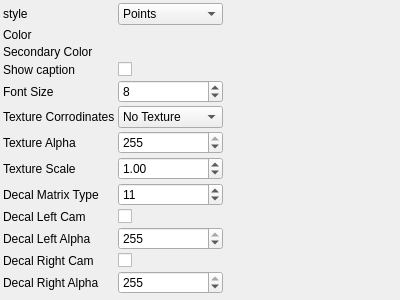
<?xml version="1.0" encoding="UTF-8"?>
<ui version="4.0">
 <class>Draw3dParametersControlWidget</class>
 <widget class="QWidget" name="Draw3dParametersControlWidget">
  <property name="geometry">
   <rect>
    <x>0</x>
    <y>0</y>
    <width>400</width>
    <height>300</height>
   </rect>
  </property>
  <property name="windowTitle">
   <string>Draw3dParameters</string>
  </property>
   <layout class="QGridLayout" name="gridLayout">
    <property name="margin">
     <number>3</number>
    </property>
    <property name="spacing">
     <number>3</number>
    </property>
    <item row="0" column="0">
     <widget class="QLabel" name="label_0">
       <property name="text">
         <string>style</string>
       </property>
     </widget>
    </item>
    <item row="0" column="1">
     <widget class="QComboBox" name="styleComboBox">
       <property name="currentIndex">
         <number>0</number>
       </property>
       <item>
        <property name="text">
         <string>Points</string>
        </property>
       </item>
       <item>
        <property name="text">
         <string>Wireframe</string>
        </property>
       </item>
       <item>
        <property name="text">
         <string>Color</string>
        </property>
       </item>
       <item>
        <property name="text">
         <string>Color 2</string>
        </property>
       </item>
       <item>
        <property name="text">
         <string>Textured</string>
        </property>
       </item>
       <property name="toolTip">
         <string>style</string>
       </property>
     </widget>
    </item>
    <item row="1" column="0">
     <widget class="QLabel" name="label_1">
       <property name="text">
         <string>Color</string>
       </property>
     </widget>
    </item>
    <item row="1" column="1">
     <widget class="RgbColorParametersControlWidget" name="colorControlWidget">
       <property name="toolTip">
         <string>Color</string>
       </property>
     </widget>
    </item>
    <item row="2" column="0">
     <widget class="QLabel" name="label_2">
       <property name="text">
         <string>Secondary Color</string>
       </property>
     </widget>
    </item>
    <item row="2" column="1">
     <widget class="RgbColorParametersControlWidget" name="secondaryColorControlWidget">
       <property name="toolTip">
         <string>Secondary Color</string>
       </property>
     </widget>
    </item>
    <item row="3" column="0">
     <widget class="QLabel" name="label_3">
       <property name="text">
         <string>Show caption</string>
       </property>
     </widget>
    </item>
    <item row="3" column="1">
     <widget class="QCheckBox" name="showCaptionCheckBox">
       <property name="toolTip">
         <string>Show caption</string>
       </property>
     </widget>
    </item>
    <item row="4" column="0">
     <widget class="QLabel" name="label_4">
       <property name="text">
         <string>Font Size</string>
       </property>
     </widget>
    </item>
    <item row="4" column="1">
     <widget class="QSpinBox" name="fontSizeSpinBox">
       <property name="toolTip">
         <string>Font Size</string>
       </property>
       <property name="minimum">
        <number>0</number>
       </property>
       <property name="maximum">
        <number>255</number>
       </property>
       <property name="singleStep">
        <number>1</number>
       </property>
       <property name="value">
        <number>8</number>
       </property>
     </widget>
    </item>
    <item row="5" column="0">
     <widget class="QLabel" name="label_5">
       <property name="text">
         <string>Texture Corrodinates</string>
       </property>
     </widget>
    </item>
    <item row="5" column="1">
     <widget class="QComboBox" name="textureCorrodinatesComboBox">
       <property name="currentIndex">
         <number>0</number>
       </property>
       <item>
        <property name="text">
         <string>No Texture</string>
        </property>
       </item>
       <item>
        <property name="text">
         <string>Auto Decide</string>
        </property>
       </item>
       <item>
        <property name="text">
         <string>Force Texture</string>
        </property>
       </item>
       <property name="toolTip">
         <string>Texture Corrodinates</string>
       </property>
     </widget>
    </item>
    <item row="6" column="0">
     <widget class="QLabel" name="label_6">
       <property name="text">
         <string>Texture Alpha</string>
       </property>
     </widget>
    </item>
    <item row="6" column="1">
     <widget class="QSpinBox" name="textureAlphaSpinBox">
       <property name="toolTip">
         <string>Texture Alpha</string>
       </property>
       <property name="minimum">
        <number>0</number>
       </property>
       <property name="maximum">
        <number>255</number>
       </property>
       <property name="singleStep">
        <number>1</number>
       </property>
       <property name="value">
        <number>255</number>
       </property>
     </widget>
    </item>
    <item row="7" column="0">
     <widget class="QLabel" name="label_7">
       <property name="text">
         <string>Texture Scale</string>
       </property>
     </widget>
    </item>
    <item row="7" column="1">
     <widget class="QDoubleSpinBox" name="textureScaleSpinBox">
       <property name="toolTip">
         <string>Texture Scale</string>
       </property>
       <property name="minimum">
        <double>0</double>
       </property>
       <property name="maximum">
        <double>2000</double>
       </property>
       <property name="singleStep">
        <double>1</double>
       </property>
       <property name="value">
        <double>1</double>
       </property>
     </widget>
    </item>
    <item row="8" column="0">
     <widget class="QLabel" name="label_8">
       <property name="text">
         <string>Decal Matrix Type</string>
       </property>
     </widget>
    </item>
    <item row="8" column="1">
     <widget class="QSpinBox" name="decalMatrixTypeSpinBox">
       <property name="toolTip">
         <string>Decal Matrix Type</string>
       </property>
       <property name="minimum">
        <number>0</number>
       </property>
       <property name="maximum">
        <number>19</number>
       </property>
       <property name="singleStep">
        <number>1</number>
       </property>
       <property name="value">
        <number>11</number>
       </property>
     </widget>
    </item>
    <item row="9" column="0">
     <widget class="QLabel" name="label_9">
       <property name="text">
         <string>Decal Left Cam</string>
       </property>
     </widget>
    </item>
    <item row="9" column="1">
     <widget class="QCheckBox" name="decalLeftCamCheckBox">
       <property name="toolTip">
         <string>Decal Left Cam</string>
       </property>
     </widget>
    </item>
    <item row="10" column="0">
     <widget class="QLabel" name="label_10">
       <property name="text">
         <string>Decal Left Alpha</string>
       </property>
     </widget>
    </item>
    <item row="10" column="1">
     <widget class="QSpinBox" name="decalLeftAlphaSpinBox">
       <property name="toolTip">
         <string>Decal Left Alpha</string>
       </property>
       <property name="minimum">
        <number>0</number>
       </property>
       <property name="maximum">
        <number>255</number>
       </property>
       <property name="singleStep">
        <number>1</number>
       </property>
       <property name="value">
        <number>255</number>
       </property>
     </widget>
    </item>
    <item row="11" column="0">
     <widget class="QLabel" name="label_11">
       <property name="text">
         <string>Decal Right Cam</string>
       </property>
     </widget>
    </item>
    <item row="11" column="1">
     <widget class="QCheckBox" name="decalRightCamCheckBox">
       <property name="toolTip">
         <string>Decal Right Cam</string>
       </property>
     </widget>
    </item>
    <item row="12" column="0">
     <widget class="QLabel" name="label_12">
       <property name="text">
         <string>Decal Right Alpha</string>
       </property>
     </widget>
    </item>
    <item row="12" column="1">
     <widget class="QSpinBox" name="decalRightAlphaSpinBox">
       <property name="toolTip">
         <string>Decal Right Alpha</string>
       </property>
       <property name="minimum">
        <number>0</number>
       </property>
       <property name="maximum">
        <number>255</number>
       </property>
       <property name="singleStep">
        <number>1</number>
       </property>
       <property name="value">
        <number>255</number>
       </property>
     </widget>
    </item>
   <item row="13" column="0">
    <spacer name="verticalSpacer">
     <property name="orientation">
      <enum>Qt::Vertical</enum>
     </property>
     <property name="sizeHint" stdset="0">
      <size>
       <width>0</width>
       <height>0</height>
      </size>
     </property>
    </spacer>
   </item>
   <item row="13" column="2">
    <spacer name="horizontalSpacer">
     <property name="orientation">
      <enum>Qt::Horizontal</enum>
     </property>
     <property name="sizeHint" stdset="0">
      <size>
       <width>0</width>
       <height>0</height>
      </size>
     </property>
    </spacer>
   </item>
  </layout>
 </widget>
 <layoutdefault spacing="3" margin="3"/>
 <resources/>
 <connections>
  <connection>
   <sender>styleComboBox</sender>
   <signal>currentIndexChanged(int)</signal>
   <receiver>Draw3dParametersControlWidget</receiver>
   <slot>changeParameters()</slot>
  </connection>
  <connection>
   <sender>colorControlWidget</sender>
   <signal>paramsChanged()</signal>
   <receiver>Draw3dParametersControlWidget</receiver>
   <slot>changeParameters()</slot>
  </connection>
  <connection>
   <sender>secondaryColorControlWidget</sender>
   <signal>paramsChanged()</signal>
   <receiver>Draw3dParametersControlWidget</receiver>
   <slot>changeParameters()</slot>
  </connection>
  <connection>
   <sender>showCaptionCheckBox</sender>
   <signal>stateChanged(int)</signal>
   <receiver>Draw3dParametersControlWidget</receiver>
   <slot>changeParameters()</slot>
  </connection>
  <connection>
   <sender>fontSizeSpinBox</sender>
   <signal>valueChanged(int)</signal>
   <receiver>Draw3dParametersControlWidget</receiver>
   <slot>changeParameters()</slot>
  </connection>
  <connection>
   <sender>textureCorrodinatesComboBox</sender>
   <signal>currentIndexChanged(int)</signal>
   <receiver>Draw3dParametersControlWidget</receiver>
   <slot>changeParameters()</slot>
  </connection>
  <connection>
   <sender>textureAlphaSpinBox</sender>
   <signal>valueChanged(int)</signal>
   <receiver>Draw3dParametersControlWidget</receiver>
   <slot>changeParameters()</slot>
  </connection>
  <connection>
   <sender>textureScaleSpinBox</sender>
   <signal>valueChanged(double)</signal>
   <receiver>Draw3dParametersControlWidget</receiver>
   <slot>changeParameters()</slot>
  </connection>
  <connection>
   <sender>decalMatrixTypeSpinBox</sender>
   <signal>valueChanged(int)</signal>
   <receiver>Draw3dParametersControlWidget</receiver>
   <slot>changeParameters()</slot>
  </connection>
  <connection>
   <sender>decalLeftCamCheckBox</sender>
   <signal>stateChanged(int)</signal>
   <receiver>Draw3dParametersControlWidget</receiver>
   <slot>changeParameters()</slot>
  </connection>
  <connection>
   <sender>decalLeftAlphaSpinBox</sender>
   <signal>valueChanged(int)</signal>
   <receiver>Draw3dParametersControlWidget</receiver>
   <slot>changeParameters()</slot>
  </connection>
  <connection>
   <sender>decalRightCamCheckBox</sender>
   <signal>stateChanged(int)</signal>
   <receiver>Draw3dParametersControlWidget</receiver>
   <slot>changeParameters()</slot>
  </connection>
  <connection>
   <sender>decalRightAlphaSpinBox</sender>
   <signal>valueChanged(int)</signal>
   <receiver>Draw3dParametersControlWidget</receiver>
   <slot>changeParameters()</slot>
  </connection>
 </connections>
 <slots>
  <slot>changeParameters()</slot>
 </slots>
 <customwidgets>
  <customwidget>
   <class>RgbColorParametersControlWidget</class>
   <extends>QWidget</extends>
   <header>rgbColorParametersControlWidget.h</header>
   <container>1</container>
  </customwidget>
  <customwidget>
   <class>RgbColorParametersControlWidget</class>
   <extends>QWidget</extends>
   <header>rgbColorParametersControlWidget.h</header>
   <container>1</container>
  </customwidget>
 </customwidgets>
</ui>
